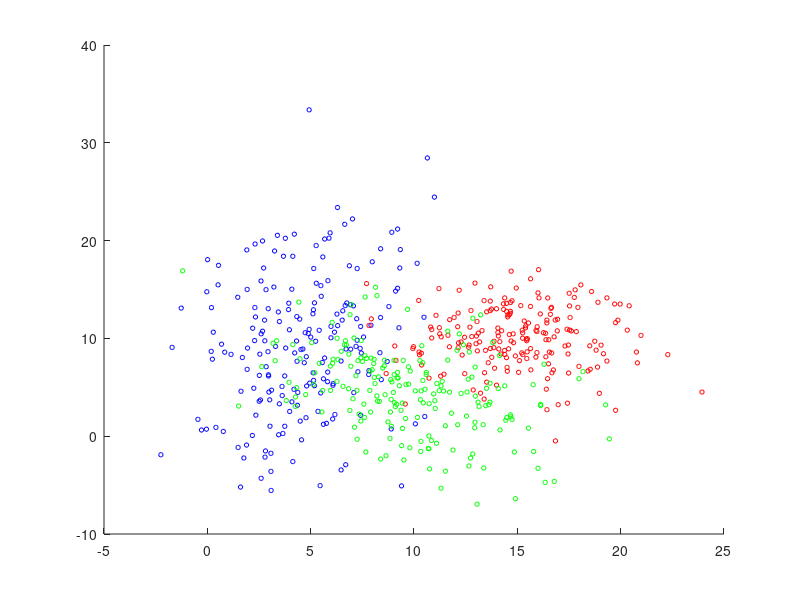

Write MATLAB code to recreate this figure. (Note: this script raises an error after producing the figure.)
clear all;
close all;

MU1 = [5 10];
SIGMA1 = [8 4; 4 40];
MU2 = [15 10];
SIGMA2 = [8 0; 0 8];
MU3 = [10 5];
SIGMA3 = [10 -5; -5 20];
X1 = mvnrnd(MU1,SIGMA1,200);
X2 = mvnrnd(MU2,SIGMA2,200);
X3 = mvnrnd(MU3, SIGMA3, 200);

range1 = [-5:0.1:20]
range2 = [-5:0.1:20]

figure;
hold on;

scatter(X1(:,1), X1(:,2), 10, 'b');
scatter(X2(:,1), X2(:,2), 10, 'r');
scatter(X3(:,1), X3(:,2), 10, 'g');

[c_vectors, c_values] = eigs(SIGMA1);
[d_vectors, d_values] = eigs(SIGMA2);
[e_vectors, e_values] = eigs(SIGMA3);

c_theta = atan2(c_vectors(2,1), c_vectors(1,1));
plot_ellipse(MU1(1), MU1(2), c_theta, sqrt(c_values(1,1)), sqrt(c_values(2,2)));

d_theta = atan2(d_vectors(2,1), d_vectors(1,1));
plot_ellipse(MU2(1), MU2(2), d_theta, sqrt(d_values(1,1)),sqrt(d_values(2,2)));

e_theta = atan2(e_vectors(2,1), e_vectors(1,1));
plot_ellipse(MU3(1), MU3(2), e_theta, sqrt(e_values(1,1)),sqrt(e_values(2,2)));

map_1 = MAP([MU1; MU2; MU3], range1, range2, cat(3, SIGMA1, SIGMA2, SIGMA3), [2/9 4/9 1/3]);
contour(range1, range2, map_1', 2, '--r');
hold on;

case2_classes = {X1, X2, X3};
confusion = zeros(size(case2_classes, 2));

for i=1:size(case2_classes, 2)
    current_class = cell2mat(case2_classes(i));
    for j=1:size(current_class, 1)

       predicted = MAP([MU1; MU2; MU3], current_class(j,1), current_class(j,2), cat(3, SIGMA1, SIGMA2, SIGMA3),[2/9 4/9 1/3] );
   
       confusion(i,predicted) = confusion(i,predicted) + 1;
    end
end 

confusion

error = (sum(confusion(:)) - trace(confusion)) / sum(confusion(:))